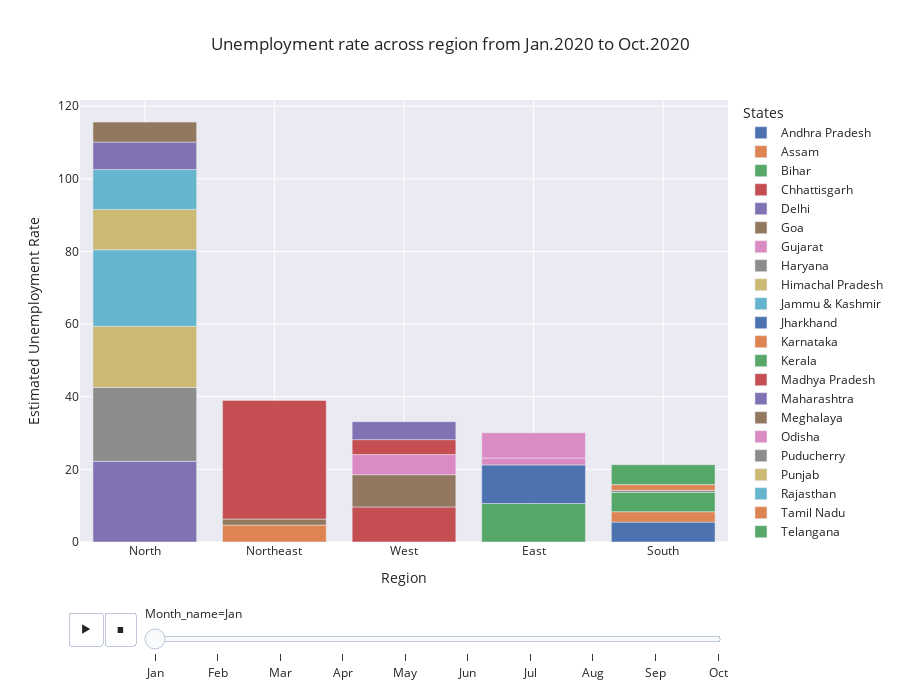

Notebook code for this chart:
### Code cell
fig = px.bar(df, x='Region',y='Estimated Unemployment Rate',animation_frame = 'Month_name',color='States',
            title='Unemployment rate across region from Jan.2020 to Oct.2020', height=700,template='seaborn')

fig.update_layout(xaxis={'categoryorder':'total descending'})
fig.layout.updatemenus[0].buttons[0].args[1]["frame"]["duration"] = 2000

fig.show()

### Figure 1 — Plotly figure (JSON) as saved in the notebook; plotly's stock layout.template omitted (floating-point values rounded to 4 significant figures)
{"data": [{"alignmentgroup": "True", "hovertemplate": "States=Andhra Pradesh<br>Month_name=Jan<br>Region=%{x}<br>Estimated Unemployment Rate=%{y}<extra></extra>", "legendgroup": "Andhra Pradesh", "marker": {"color": "rgb(76,114,176)", "pattern": {"shape": ""}}, "name": "Andhra Pradesh", "offsetgroup": "Andhra Pradesh", "orientation": "v", "showlegend": true, "textposition": "auto", "type": "bar", "x": ["South"], "xaxis": "x", "y": [5.48], "yaxis": "y"}, {"alignmentgroup": "True", "hovertemplate": "States=Assam<br>Month_name=Jan<br>Region=%{x}<br>Estimated Unemployment Rate=%{y}<extra></extra>", "legendgroup": "Assam", "marker": {"color": "rgb(221,132,82)", "pattern": {"shape": ""}}, "name": "Assam", "offsetgroup": "Assam", "orientation": "v", "showlegend": true, "textposition": "auto", "type": "bar", "x": ["Northeast"], "xaxis": "x", "y": [4.66], "yaxis": "y"}, {"alignmentgroup": "True", "hovertemplate": "States=Bihar<br>Month_name=Jan<br>Region=%{x}<br>Estimated Unemployment Rate=%{y}<extra></extra>", "legendgroup": "Bihar", "marker": {"color": "rgb(85,168,104)", "pattern": {"shape": ""}}, "name": "Bihar", "offsetgroup": "Bihar", "orientation": "v", "showlegend": true, "textposition": "auto", "type": "bar", "x": ["East"], "xaxis": "x", "y": [10.61], "yaxis": "y"}, {"alignmentgroup": "True", "hovertemplate": "States=Chhattisgarh<br>Month_name=Jan<br>Region=%{x}<br>Estimated Unemployment Rate=%{y}<extra></extra>", "legendgroup": "Chhattisgarh", "marker": {"color": "rgb(196,78,82)", "pattern": {"shape": ""}}, "name": "Chhattisgarh", "offsetgroup": "Chhattisgarh", "orientation": "v", "showlegend": true, "textposition": "auto", "type": "bar", "x": ["West"], "xaxis": "x", "y": [9.65], "yaxis": "y"}, {"alignmentgroup": "True", "hovertemplate": "States=Delhi<br>Month_name=Jan<br>Region=%{x}<br>Estimated Unemployment Rate=%{y}<extra></extra>", "legendgroup": "Delhi", "marker": {"color": "rgb(129,114,179)", "pattern": {"shape": ""}}, "name": "Delhi", "offsetgroup": "Delhi", "orientation": "v", "showlegend": true, "textposition": "auto", "type": "bar", "x": ["North"], "xaxis": "x", "y": [22.23], "yaxis": "y"}, {"alignmentgroup": "True", "hovertemplate": "States=Goa<br>Month_name=Jan<br>Region=%{x}<br>Estimated Unemployment Rate=%{y}<extra></extra>", "legendgroup": "Goa", "marker": {"color": "rgb(147,120,96)", "pattern": {"shape": ""}}, "name": "Goa", "offsetgroup": "Goa", "orientation": "v", "showlegend": true, "textposition": "auto", "type": "bar", "x": ["West"], "xaxis": "x", "y": [8.89], "yaxis": "y"}, {"alignmentgroup": "True", "hovertemplate": "States=Gujarat<br>Month_name=Jan<br>Region=%{x}<br>Estimated Unemployment Rate=%{y}<extra></extra>", "legendgroup": "Gujarat", "marker": {"color": "rgb(218,139,195)", "pattern": {"shape": ""}}, "name": "Gujarat", "offsetgroup": "Gujarat", "orientation": "v", "showlegend": true, "textposition": "auto", "type": "bar", "x": ["West"], "xaxis": "x", "y": [5.54], "yaxis": "y"}, {"alignmentgroup": "True", "hovertemplate": "States=Haryana<br>Month_name=Jan<br>Region=%{x}<br>Estimated Unemployment Rate=%{y}<extra></extra>", "legendgroup": "Haryana", "marker": {"color": "rgb(140,140,140)", "pattern": {"shape": ""}}, "name": "Haryana", "offsetgroup": "Haryana", "orientation": "v", "showlegend": true, "textposition": "auto", "type": "bar", "x": ["North"], "xaxis": "x", "y": [20.34], "yaxis": "y"}, {"alignmentgroup": "True", "hovertemplate": "States=Himachal Pradesh<br>Month_name=Jan<br>Region=%{x}<br>Estimated Unemployment Rate=%{y}<extra></extra>", "legendgroup": "Himachal Pradesh", "marker": {"color": "rgb(204,185,116)", "pattern": {"shape": ""}}, "name": "Himachal Pradesh", "offsetgroup": "Himachal Pradesh", "orientation": "v", "showlegend": true, "textposition": "auto", "type": "bar", "x": ["North"], "xaxis": "x", "y": [16.83], "yaxis": "y"}, {"alignmentgroup": "True", "hovertemplate": "States=Jammu & Kashmir<br>Month_name=Jan<br>Region=%{x}<br>Estimated Unemployment Rate=%{y}<extra></extra>", "legendgroup": "Jammu & Kashmir", "marker": {"color": "rgb(100,181,205)", "pattern": {"shape": ""}}, "name": "Jammu & Kashmir", "offsetgroup": "Jammu & Kashmir", "orientation": "v", "showlegend": true, "textposition": "auto", "type": "bar", "x": ["North"], "xaxis": "x", "y": [21.08], "yaxis": "y"}, {"alignmentgroup": "True", "hovertemplate": "States=Jharkhand<br>Month_name=Jan<br>Region=%{x}<br>Estimated Unemployment Rate=%{y}<extra></extra>", "legendgroup": "Jharkhand", "marker": {"color": "rgb(76,114,176)", "pattern": {"shape": ""}}, "name": "Jharkhand", "offsetgroup": "Jharkhand", "orientation": "v", "showlegend": true, "textposition": "auto", "type": "bar", "x": ["East"], "xaxis": "x", "y": [10.61], "yaxis": "y"}, {"alignmentgroup": "True", "hovertemplate": "States=Karnataka<br>Month_name=Jan<br>Region=%{x}<br>Estimated Unemployment Rate=%{y}<extra></extra>", "legendgroup": "Karnataka", "marker": {"color": "rgb(221,132,82)", "pattern": {"shape": ""}}, "name": "Karnataka", "offsetgroup": "Karnataka", "orientation": "v", "showlegend": true, "textposition": "auto", "type": "bar", "x": ["South"], "xaxis": "x", "y": [2.86], "yaxis": "y"}, {"alignmentgroup": "True", "hovertemplate": "States=Kerala<br>Month_name=Jan<br>Region=%{x}<br>Estimated Unemployment Rate=%{y}<extra></extra>", "legendgroup": "Kerala", "marker": {"color": "rgb(85,168,104)", "pattern": {"shape": ""}}, "name": "Kerala", "offsetgroup": "Kerala", "orientation": "v", "showlegend": true, "textposition": "auto", "type": "bar", "x": ["South"], "xaxis": "x", "y": [5.31], "yaxis": "y"}, {"alignmentgroup": "True", "hovertemplate": "States=Madhya Pradesh<br>Month_name=Jan<br>Region=%{x}<br>Estimated Unemployment Rate=%{y}<extra></extra>", "legendgroup": "Madhya Pradesh", "marker": {"color": "rgb(196,78,82)", "pattern": {"shape": ""}}, "name": "Madhya Pradesh", "offsetgroup": "Madhya Pradesh", "orientation": "v", "showlegend": true, "textposition": "auto", "type": "bar", "x": ["West"], "xaxis": "x", "y": [4.11], "yaxis": "y"}, {"alignmentgroup": "True", "hovertemplate": "States=Maharashtra<br>Month_name=Jan<br>Region=%{x}<br>Estimated Unemployment Rate=%{y}<extra></extra>", "legendgroup": "Maharashtra", "marker": {"color": "rgb(129,114,179)", "pattern": {"shape": ""}}, "name": "Maharashtra", "offsetgroup": "Maharashtra", "orientation": "v", "showlegend": true, "textposition": "auto", "type": "bar", "x": ["West"], "xaxis": "x", "y": [4.95], "yaxis": "y"}, {"alignmentgroup": "True", "hovertemplate": "States=Meghalaya<br>Month_name=Jan<br>Region=%{x}<br>Estimated Unemployment Rate=%{y}<extra></extra>", "legendgroup": "Meghalaya", "marker": {"color": "rgb(147,120,96)", "pattern": {"shape": ""}}, "name": "Meghalaya", "offsetgroup": "Meghalaya", "orientation": "v", "showlegend": true, "textposition": "auto", "type": "bar", "x": ["Northeast"], "xaxis": "x", "y": [1.66], "yaxis": "y"}, {"alignmentgroup": "True", "hovertemplate": "States=Odisha<br>Month_name=Jan<br>Region=%{x}<br>Estimated Unemployment Rate=%{y}<extra></extra>", "legendgroup": "Odisha", "marker": {"color": "rgb(218,139,195)", "pattern": {"shape": ""}}, "name": "Odisha", "offsetgroup": "Odisha", "orientation": "v", "showlegend": true, "textposition": "auto", "type": "bar", "x": ["East"], "xaxis": "x", "y": [1.9], "yaxis": "y"}, {"alignmentgroup": "True", "hovertemplate": "States=Puducherry<br>Month_name=Jan<br>Region=%{x}<br>Estimated Unemployment Rate=%{y}<extra></extra>", "legendgroup": "Puducherry", "marker": {"color": "rgb(140,140,140)", "pattern": {"shape": ""}}, "name": "Puducherry", "offsetgroup": "Puducherry", "orientation": "v", "showlegend": true, "textposition": "auto", "type": "bar", "x": ["South"], "xaxis": "x", "y": [0.58], "yaxis": "y"}, {"alignmentgroup": "True", "hovertemplate": "States=Punjab<br>Month_name=Jan<br>Region=%{x}<br>Estimated Unemployment Rate=%{y}<extra></extra>", "legendgroup": "Punjab", "marker": {"color": "rgb(204,185,116)", "pattern": {"shape": ""}}, "name": "Punjab", "offsetgroup": "Punjab", "orientation": "v", "showlegend": true, "textposition": "auto", "type": "bar", "x": ["North"], "xaxis": "x", "y": [11.11], "yaxis": "y"}, {"alignmentgroup": "True", "hovertemplate": "States=Rajasthan<br>Month_name=Jan<br>Region=%{x}<br>Estimated Unemployment Rate=%{y}<extra></extra>", "legendgroup": "Rajasthan", "marker": {"color": "rgb(100,181,205)", "pattern": {"shape": ""}}, "name": "Rajasthan", "offsetgroup": "Rajasthan", "orientation": "v", "showlegend": true, "textposition": "auto", "type": "bar", "x": ["North"], "xaxis": "x", "y": [10.97], "yaxis": "y"}, {"alignmentgroup": "True", "hovertemplate": "States=Tamil Nadu<br>Month_name=Jan<br>Region=%{x}<br>Estimated Unemployment Rate=%{y}<extra></extra>", "legendgroup": "Tamil Nadu", "marker": {"color": "rgb(221,132,82)", "pattern": {"shape": ""}}, "name": "Tamil Nadu", "offsetgroup": "Tamil Nadu", "orientation": "v", "showlegend": true, "textposition": "auto", "type": "bar", "x": ["South"], "xaxis": "x", "y": [1.57], "yaxis": "y"}, {"alignmentgroup": "True", "hovertemplate": "States=Telangana<br>Month_name=Jan<br>Region=%{x}<br>Estimated Unemployment Rate=%{y}<extra></extra>", "legendgroup": "Telangana", "marker": {"color": "rgb(85,168,104)", "pattern": {"shape": ""}}, "name": "Telangana", "offsetgroup": "Telangana", "orientation": "v", "showlegend": true, "textposition": "auto", "type": "bar", "x": ["South"], "xaxis": "x", "y": [5.49], "yaxis": "y"}, {"alignmentgroup": "True", "hovertemplate": "States=Tripura<br>Month_name=Jan<br>Region=%{x}<br>Estimated Unemployment Rate=%{y}<extra></extra>", "legendgroup": "Tripura", "marker": {"color": "rgb(196,78,82)", "pattern": {"shape": ""}}, "name": "Tripura", "offsetgroup": "Tripura", "orientation": "v", "showlegend": true, "textposition": "auto", "type": "bar", "x": ["Northeast"], "xaxis": "x", "y": [32.67], "yaxis": "y"}, {"alignmentgroup": "True", "hovertemplate": "States=Uttar Pradesh<br>Month_name=Jan<br>Region=%{x}<br>Estimated Unemployment Rate=%{y}<extra></extra>", "legendgroup": "Uttar Pradesh", "marker": {"color": "rgb(129,114,179)", "pattern": {"shape": ""}}, "name": "Uttar Pradesh", "offsetgroup": "Uttar Pradesh", "orientation": "v", "showlegend": true, "textposition": "auto", "type": "bar", "x": ["North"], "xaxis": "x", "y": [7.58], "yaxis": "y"}, {"alignmentgroup": "True", "hovertemplate": "States=Uttarakhand<br>Month_name=Jan<br>Region=%{x}<br>Estimated Unemployment Rate=%{y}<extra></extra>", "legendgroup": "Uttarakhand", "marker": {"color": "rgb(147,120,96)", "pattern": {"shape": ""}}, "name": "Uttarakhand", "offsetgroup": "Uttarakhand", "orientation": "v", "showlegend": true, "textposition": "auto", "type": "bar", "x": ["North"], "xaxis": "x", "y": [5.49], "yaxis": "y"}, {"alignmentgroup": "True", "hovertemplate": "States=West Bengal<br>Month_name=Jan<br>Region=%{x}<br>Estimated Unemployment Rate=%{y}<extra></extra>", "legendgroup": "West Bengal", "marker": {"color": "rgb(218,139,195)", "pattern": {"shape": ""}}, "name": "West Bengal", "offsetgroup": "West Bengal", "orientation": "v", "showlegend": true, "textposition": "auto", "type": "bar", "x": ["East"], "xaxis": "x", "y": [6.94], "yaxis": "y"}], "layout": {"barmode": "relative", "height": 700, "legend": {"title": {"text": "States"}, "tracegroupgap": 0}, "sliders": [{"active": 0, "currentvalue": {"prefix": "Month_name="}, "len": 0.9, "pad": {"b": 10, "t": 60}, "steps": [{"args": [["Jan"], {"frame": {"duration": 0, "redraw": true}, "fromcurrent": true, "mode": "immediate", "transition": {"duration": 0, "easing": "linear"}}], "label": "Jan", "method": "animate"}, {"args": [["Feb"], {"frame": {"duration": 0, "redraw": true}, "fromcurrent": true, "mode": "immediate", "transition": {"duration": 0, "easing": "linear"}}], "label": "Feb", "method": "animate"}, {"args": [["Mar"], {"frame": {"duration": 0, "redraw": true}, "fromcurrent": true, "mode": "immediate", "transition": {"duration": 0, "easing": "linear"}}], "label": "Mar", "method": "animate"}, {"args": [["Apr"], {"frame": {"duration": 0, "redraw": true}, "fromcurrent": true, "mode": "immediate", "transition": {"duration": 0, "easing": "linear"}}], "label": "Apr", "method": "animate"}, {"args": [["May"], {"frame": {"duration": 0, "redraw": true}, "fromcurrent": true, "mode": "immediate", "transition": {"duration": 0, "easing": "linear"}}], "label": "May", "method": "animate"}, {"args": [["Jun"], {"frame": {"duration": 0, "redraw": true}, "fromcurrent": true, "mode": "immediate", "transition": {"duration": 0, "easing": "linear"}}], "label": "Jun", "method": "animate"}, {"args": [["Jul"], {"frame": {"duration": 0, "redraw": true}, "fromcurrent": true, "mode": "immediate", "transition": {"duration": 0, "easing": "linear"}}], "label": "Jul", "method": "animate"}, {"args": [["Aug"], {"frame": {"duration": 0, "redraw": true}, "fromcurrent": true, "mode": "immediate", "transition": {"duration": 0, "easing": "linear"}}], "label": "Aug", "method": "animate"}, {"args": [["Sep"], {"frame": {"duration": 0, "redraw": true}, "fromcurrent": true, "mode": "immediate", "transition": {"duration": 0, "easing": "linear"}}], "label": "Sep", "method": "animate"}, {"args": [["Oct"], {"frame": {"duration": 0, "redraw": true}, "fromcurrent": true, "mode": "immediate", "transition": {"duration": 0, "easing": "linear"}}], "label": "Oct", "method": "animate"}], "x": 0.1, "xanchor": "left", "y": 0, "yanchor": "top"}], "title": {"text": "Unemployment rate across region from Jan.2020 to Oct.2020"}, "updatemenus": [{"buttons": [{"args": [null, {"frame": {"duration": 2000, "redraw": true}, "fromcurrent": true, "mode": "immediate", "transition": {"duration": 500, "easing": "linear"}}], "label": "&#9654;", "method": "animate"}, {"args": [[null], {"frame": {"duration": 0, "redraw": true}, "fromcurrent": true, "mode": "immediate", "transition": {"duration": 0, "easing": "linear"}}], "label": "&#9724;", "method": "animate"}], "direction": "left", "pad": {"r": 10, "t": 70}, "showactive": false, "type": "buttons", "x": 0.1, "xanchor": "right", "y": 0, "yanchor": "top"}], "xaxis": {"anchor": "y", "categoryorder": "total descending", "domain": [0, 1], "title": {"text": "Region"}}, "yaxis": {"anchor": "x", "domain": [0, 1], "title": {"text": "Estimated Unemployment Rate"}}}}
